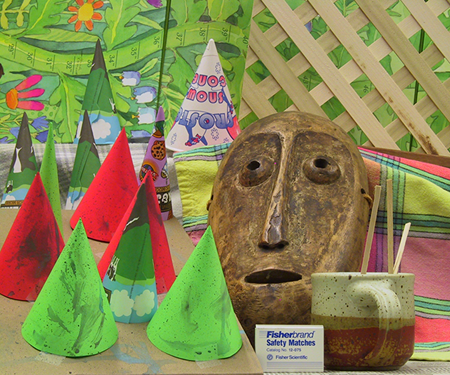
%> input picture lab7/S01R.png, 450 x 375 px
$ octave main.m   (GNU Octave 9; MATLAB toolbox functions it lacks are replaced by stand-ins)
%> lines starting %> are read from the running program, lines starting %| are printed output that depends on the picture
% Hakan Buğra Erentuğ
close all; clc; clear all;
ImRight = imread('S01R.png');
%> ImRight is the input picture: size 375x450x3 uint8; mean R, G, B 137.4, 133.3, 83.6
ImLeft = imread('S01R.png');

[row, col, ch] = size(ImLeft);
%> row = 375; col = 450; ch = 3
W=3;
w = 200;

ImLeft = padarray(ImLeft,[W+w W+w],'both');
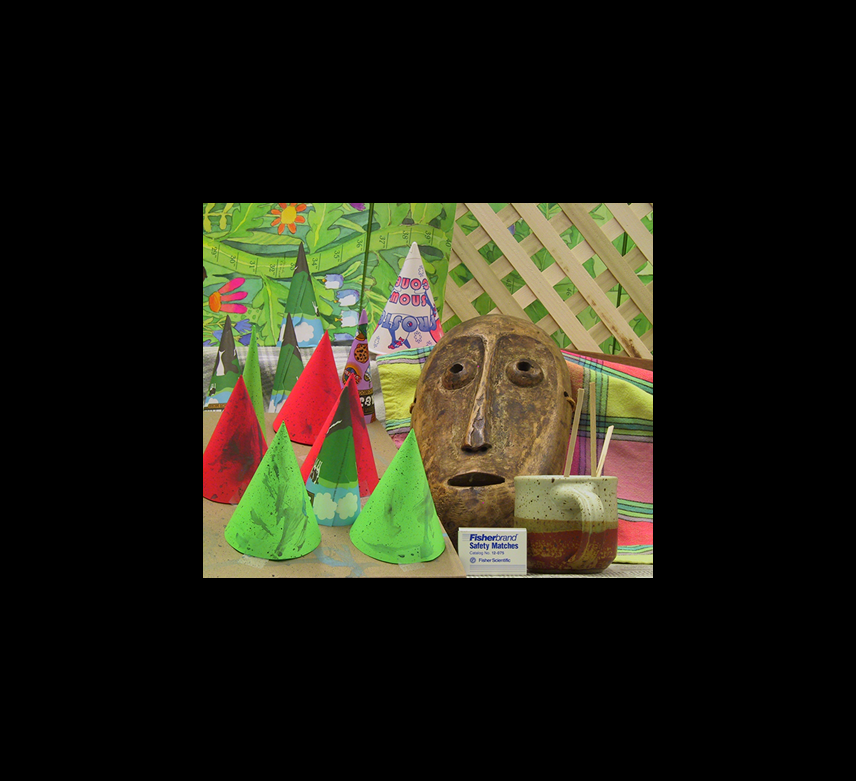
%> ImLeft: size 781x856x3 uint8; mean R, G, B 34.7, 33.7, 21.1
ImRight = padarray(ImRight,[W+w W+w],'both');

if (ch==3)
        ImLeft = rgb2gray(ImLeft);
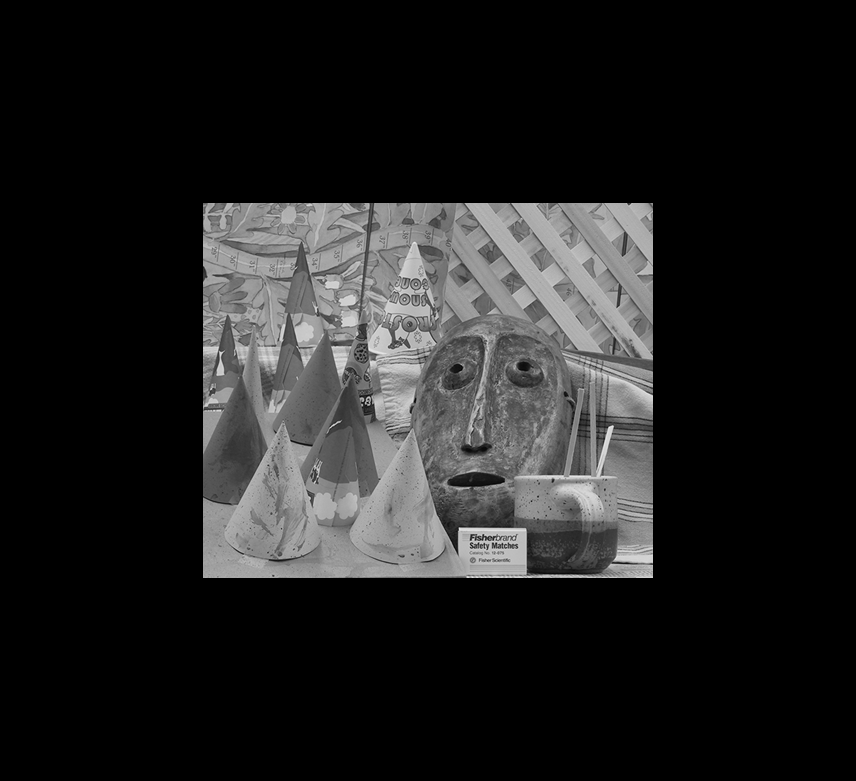
%> ImLeft: size 781x856 uint8; min 0, max 244, mean 32.5
        ImRight = rgb2gray(ImRight);
end

imshow(stereoAnaglyph(ImLeft,ImRight));
%> (this line was passed over: stereoAnaglyph is not available in this run)

ImLeft = double(ImLeft);
%> ImLeft: size 781x856 double
ImRight = double(ImRight);

dispar = zeros(size(ImLeft));

%> (the run ends here)
